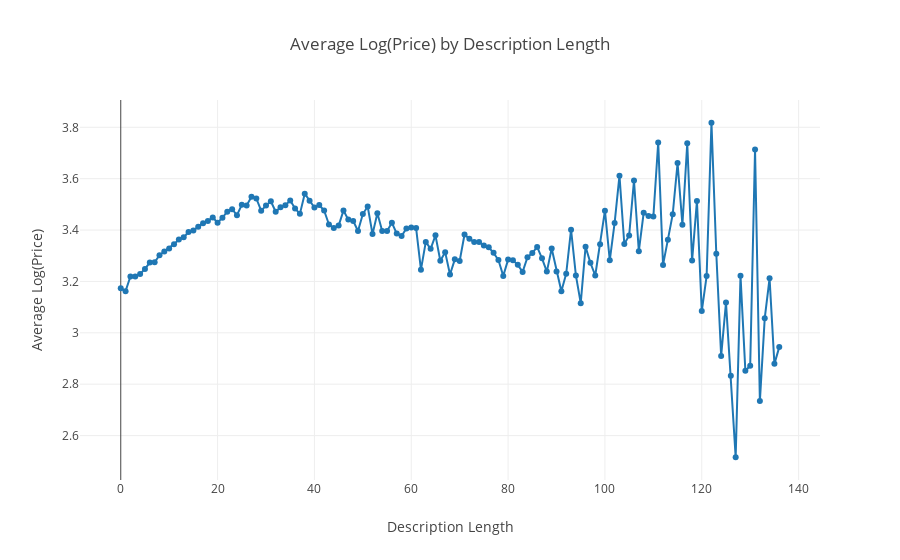

Notebook code cell kept with this figure:
### Code cell
trace1 = go.Scatter(
    x = df['desc_len'],
    y = np.log(df['price']+1),
    mode = 'lines+markers',
    name = 'lines+markers'
)
layout = dict(title= 'Average Log(Price) by Description Length',
              yaxis = dict(title='Average Log(Price)'),
              xaxis = dict(title='Description Length'))
fig=dict(data=[trace1], layout=layout)
py.iplot(fig)

### Figure 1 — Plotly figure (JSON) as saved in the notebook; plotly's stock layout.template omitted (floating-point values rounded to 4 significant figures; data arrays with more than 128 entries replaced by an {"elided": "..."} marker saying what was removed)
{"data": [{"mode": "lines+markers", "name": "lines+markers", "type": "scatter", "x": {"elided": "137 int values"}, "y": {"elided": "137 float values"}}], "layout": {"title": "Average Log(Price) by Description Length", "xaxis": {"title": "Description Length"}, "yaxis": {"title": "Average Log(Price)"}}}
